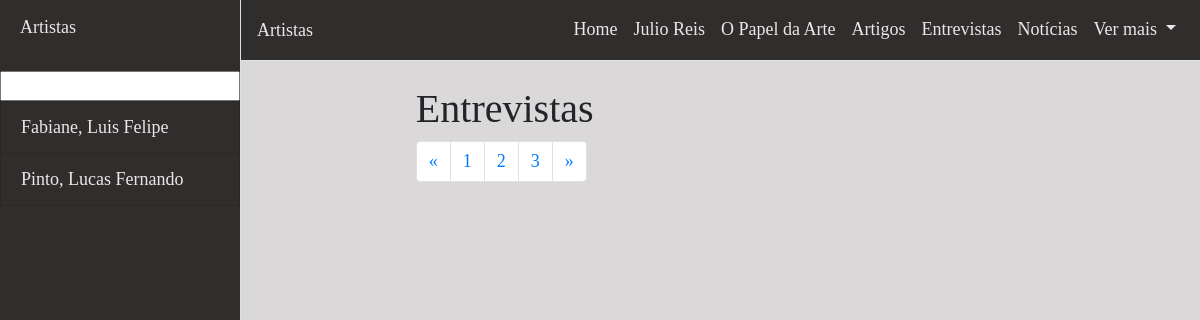
The app's page /Entrevistas, older data.
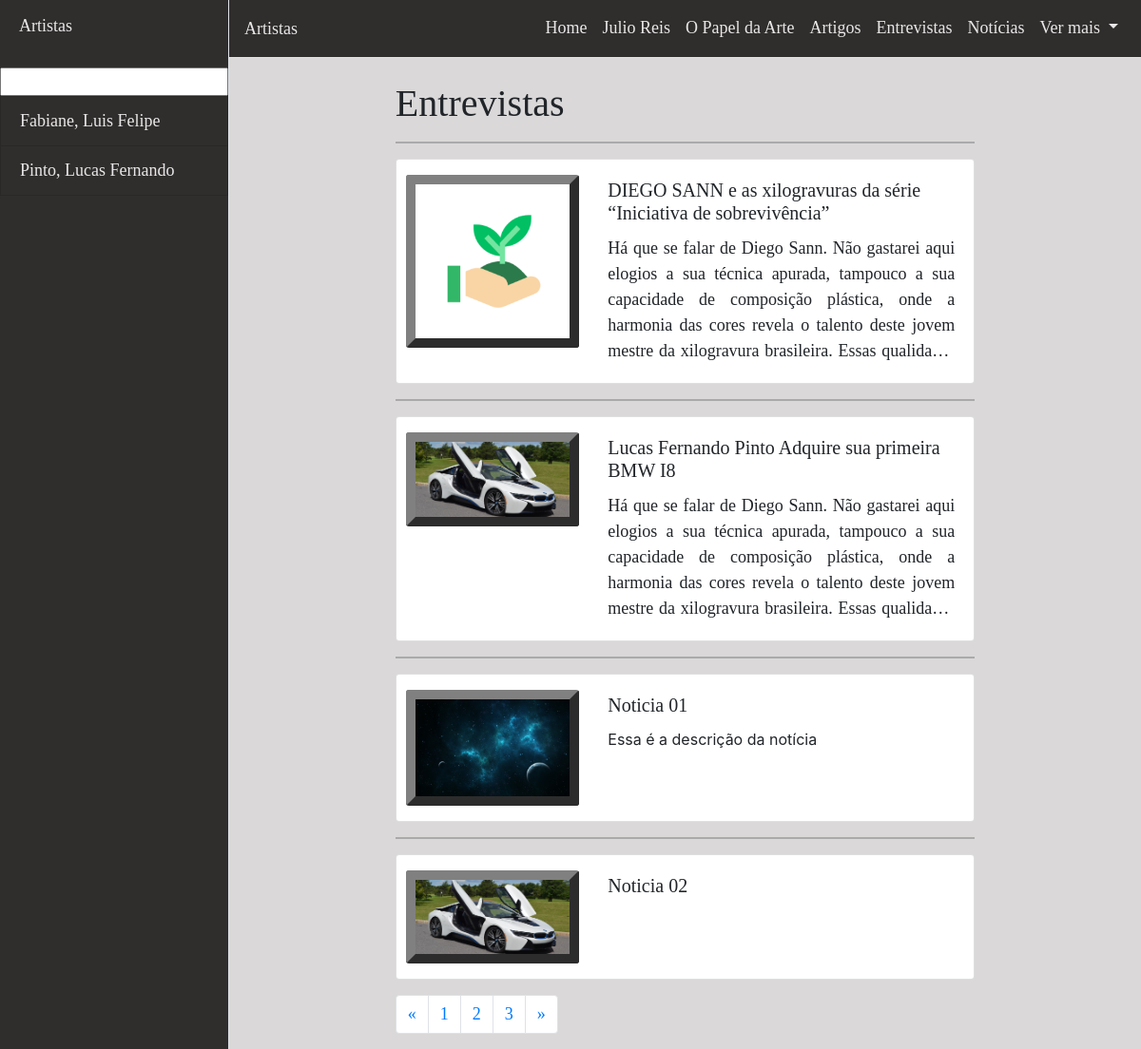
The same page, newer data.
### core/models.py (models this page shows, shortened)
class Artista(models.Model):
    art_nome = models.CharField("Nome do artista", max_length=100)
    art_sobrenome = models.CharField("Sobrenome do artista:", max_length=100)
    art_imagem = models.ImageField("Imagem do artista:", upload_to='Artistas')
    art_desc = models.TextField("Texto descritivo:", blank=True, null=True)
    art_nascimento = models.IntegerField("Ano de nascimento", null=True)
    art_morte = models.IntegerField("Ano de falecimento", null=True)
    class Meta:
        db_table = 'artista'

class Noticia(models.Model):
    OPTIONS = (
        ('N', 'Notícia'),
        ('A', 'Artigo'),
        ('E', 'Entrevista'),
    )
    not_nome = models.CharField("Nome da publicação:", max_length=100)
    not_tipo = models.CharField("Tipo da publicação:", max_length=1, choices=OPTIONS)
    not_desc = models.TextField("Faça a descrição da sua publicação:")
    not_imagem = models.ImageField("Selecione a imagem da publicação:", upload_to='Artigos')
    not_publi = models.DateField("Data de publicação")
    objects = NoticiaManager()
    class Meta:
        db_table = 'noticias'

### core/views.py (the view)
# urls.py: path('Entrevistas', views.entrevistas),
def entrevistas(request):
    pagina = request.GET.get('p', None)
    nPaginas = len(Noticia.objects.filter(not_tipo='E')) / 4
    nPaginas = round(nPaginas+0.4)
    if (pagina):
        try:
            pagina = int(pagina)
        except:
            pagina = 1
    else:
        pagina = 1
    ordem = request.GET.get('ordenar_por', None)
    offset = 0
    limit = 0
    if (pagina > 1):
        offset = (pagina - 1) * 4
        limit = pagina * 4
    else:
        offset = 0
        limit = 4
    if (ordem == 'data'):
        resultado = Noticia.objects.filter(not_tipo='E').order_by(ordem)[offset:limit]
    elif ( ordem == 'data_desc'):
        pass
    dados = {'artista': Artista.objects.all().order_by('art_sobrenome')[0:15],
             'noticias': Noticia.objects.filter(not_tipo='E').order_by('-not_publi')[offset:limit],
             'nPaginas': nPaginas,
             'paginaAtual': pagina}
    return render(request, 'entrevistas.html', dados)

### templates/entrevistas.html (shortened to what this page needs)
    {% extends 'modelo.html' %}
    {% block content %}
    <div class="container-fluid">
        <div class="row h-100">
            <div class="col-sm-2"></div>
            <div class="col-sm-8" id="corpo">
                <h1>
                    Entrevistas
                </h1>
                {% for entrevista in noticias %}
                    <hr>
                    <div class="card mb-3">
                      <div class="row no-gutters">
                        <div class="col-sm-4 my-3" style="padding-left:10px;padding-right:10px;">
                          <img src="{{ entrevista.not_imagem.url }}" class="card-img" alt="Imagem da {{ entrevista.not_nome }}">
                        </div>
                        <div class="col-sm-8">
                          <div class="card-body">
                            <h5 class="card-title">{{ entrevista.not_nome }}</h5>
                            <div class="card-text" style="overflow: hidden; text-overflow: ellipsis; display: -webkit-box; -webkit-line-clamp: 5; -webkit-box-orient: vertical;">{{ entrevista.not_desc | safe }}</div>
                          </div>
                        </div>
                      </div>
                    </div>
                {% endfor %}
                <div style="text-align: center;">
                  <ul class="pagination">
                    <li class="page-item">
                      <a class="page-link" href="#" aria-label="Anterior">
                        <span aria-hidden="true">&laquo;</span>
                      </a>
                    </li>
                    <li class="page-item"><a class="page-link" href="#">1</a></li>
                    <li class="page-item"><a class="page-link" href="#">2</a></li>
                    <li class="page-item"><a class="page-link" href="#">3</a></li>
                    <li class="page-item">
                      <a class="page-link" href="#" aria-label="Próximo">
                        <span aria-hidden="true">&raquo;</span>
                      </a>
                    </li>
                  </ul>
                </div>
            </div>
        </div>
    </div>
    {% endblock %}

### templates/modelo.html (shortened to what this page needs)
<!DOCTYPE html>
<html lang="en">
<head>
  {% load static %}
  <link href="https://cdn.jsdelivr.net/npm/bootstrap@5.0.0-beta2/dist/css/bootstrap.min.css" rel="stylesheet"
>
  <link rel="stylesheet" type="text/css" href="{% static 'css/Estilo.css' %}">
  <link href="{% static 'css/bootstrap.min.css' %}" rel="stylesheet">
</head>
<body>
  <div class="d-flex h-100" id="wrapper">
    <div class="border-right" id="sidebar-wrapper">
      <div class="sidebar-heading">
        <p>Artistas
        </p>
      </div>
      <div class="list-group list-group-flush" id="esquerda">
            <input type="text" id="busca" autocomplete="off">
        <div id="artistas">
          {% for artistas in artista %}
            <a href="/Artistas/{{ artistas.art_sobrenome }}" class="list-group-item list-group-item-action">{{ artistas.art_sobrenome }}, {{ artistas.art_nome }}</a>
          {% endfor %}
        </div>
      </div>
    </div>
    <div id="page-content-wrapper">
      <nav class="navbar navbar-expand-lg border-bottom">
        <a id="menu-toggle">Artistas</a>
        <div class="collapse navbar-collapse" id="navbarSupportedContent">
          <ul class="navbar-nav ml-auto mt-2 mt-lg-0">
            <li class="nav-item active">
              <a class="nav-link" href="/">Home <span class="sr-only">(current)</span></a>
            </li>
            <li class="nav-item">
              <a class="nav-link" href="/Julio-Reis">Julio Reis</a>
            </li>
            <li class="nav-item">
              <a class="nav-link" href="/O-Papel-da-Arte">O Papel da Arte</a>
            </li>
            <li class="nav-item">
              <a class="nav-link" href="/Artigos">Artigos</a>
            </li>
            <li class="nav-item">
              <a class="nav-link" href="/Entrevistas">Entrevistas</a>
            </li>
            <li class="nav-item">
              <a class="nav-link" href="/Noticias">Notícias</a>
            </li>
            <li class="nav-item dropdown">
              <a class="nav-link dropdown-toggle" href="#" id="navbarDropdown" role="button" data-toggle="dropdown"
                aria-haspopup="true" aria-expanded="false">
                Ver mais
              </a>
            </li>
          </ul>
        </div>
      </nav>
      <br>
      {% block content %}
      {% endblock %}
    </div>
  </div>
</body>
</html>

### static/css/Estilo.css (style rules this page uses)
p { text-align:justify; }
p, h1, h2, h3, h4, h5, h5, span, a { font-family: roboto-light; font-size: 18px; }
#wrapper { overflow-x: hidden; }
#sidebar-wrapper { min-height: 100vh; margin-left: -15rem; -webkit-transition: margin .25s ease-out; -moz-transition: margin .25s ease-out; -o-transition: margin .25s ease-out; transition: margin .25s ease-out; background-color: rgb(48, 45, 45); color:rgb(233, 231, 231); }
#sidebar-wrapper .sidebar-heading { padding: 0.875rem 1.25rem; font-size: 1.2rem; }
#sidebar-wrapper .list-group { width: 15rem; }
#page-content-wrapper { min-width: 100vw; }
nav { background-color: rgb(48, 45, 45); }
#menu-toggle { color:rgb(233, 231, 231); cursor: pointer; }
.nav-item a { color:rgb(233, 231, 231); border-bottom: solid 1px; border-color: rgb(48, 45, 45); display: inline-block; }
@media (min-width: 768px) { #sidebar-wrapper { margin-left: 0; } }
@media (min-width: 768px) { #page-content-wrapper { min-width: 0; width: 100%; background-color: rgb(218, 216, 216); } }
#esquerda a { color:rgb(233, 231, 231); background-color: rgb(48, 45, 45); }
.card { max-width: 100%; }
.page-link { color:rgb(48, 45, 45); }
html,body { background-color: rgb(218, 216, 216); }
html img { border: 10px outset #808080; }

Row changes from the older to the newer data that the page shows:
now on this page (row edited): Noticia: not_imagem (picture), not_nome "DIEGO SANN e as xilogravuras da série “Iniciativa de sobrevivência”", not_desc "Há que se falar de Diego Sann. Não gastarei aqui elogios a sua técnica apurada, tampouco a sua capacidade de composição plástica, onde a harmonia das cores revela o talento deste jovem mestre da xilogravura brasileira. Essas…"
now on this page (row edited): Noticia: not_imagem (picture), not_nome "Lucas Fernando Pinto Adquire sua primeira BMW I8", not_desc "Há que se falar de Diego Sann. Não gastarei aqui elogios a sua técnica apurada, tampouco a sua capacidade de composição plástica, onde a harmonia das cores revela o talento deste jovem mestre da xilogravura brasileira. Essas…"
added Noticia: not_imagem (picture), not_nome "Noticia 01", not_desc "Essa é a descrição da notícia"
added Noticia: not_imagem (picture), not_nome "Noticia 02"
